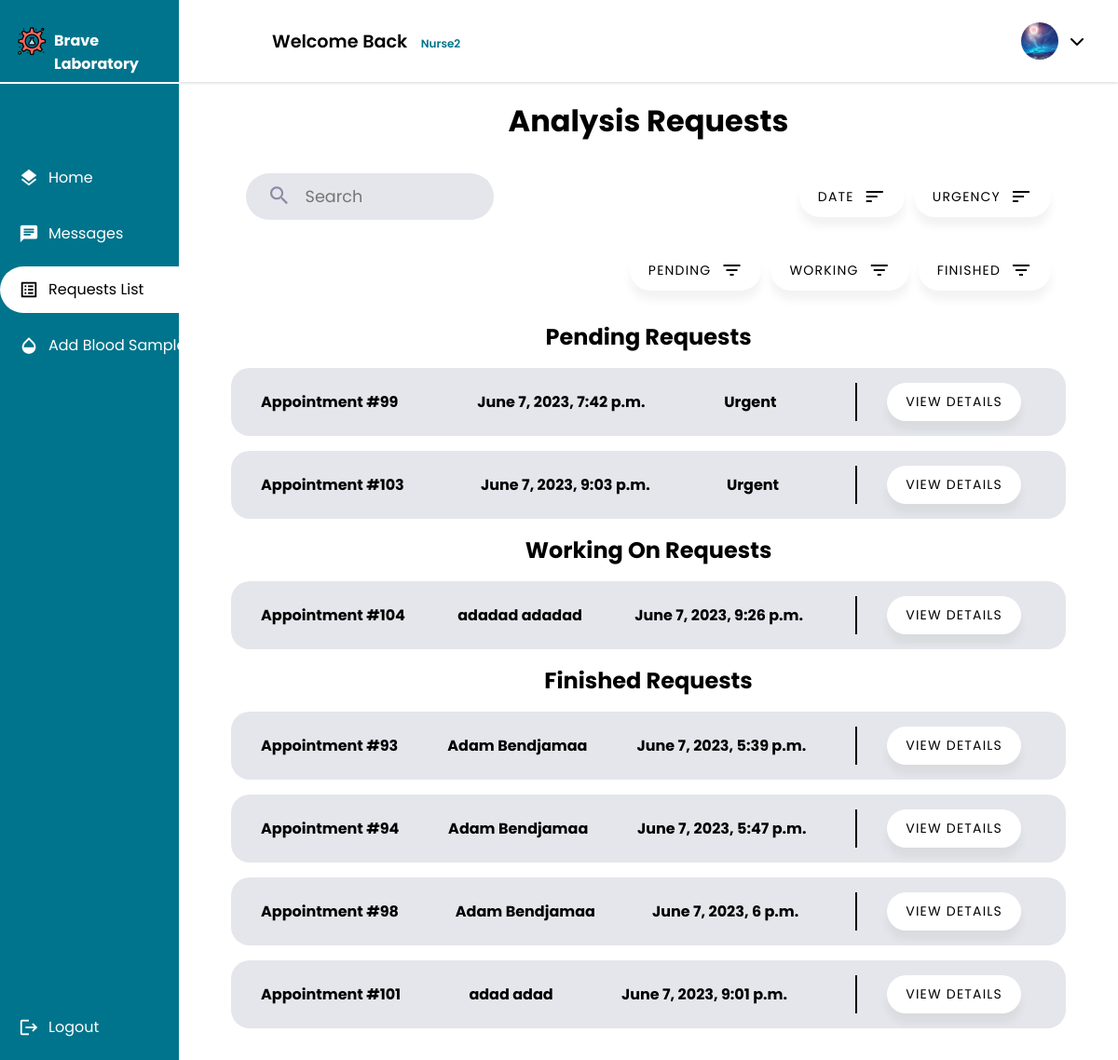
/nurse/requests/ (signed in), run on an earlier commit of the app's database.
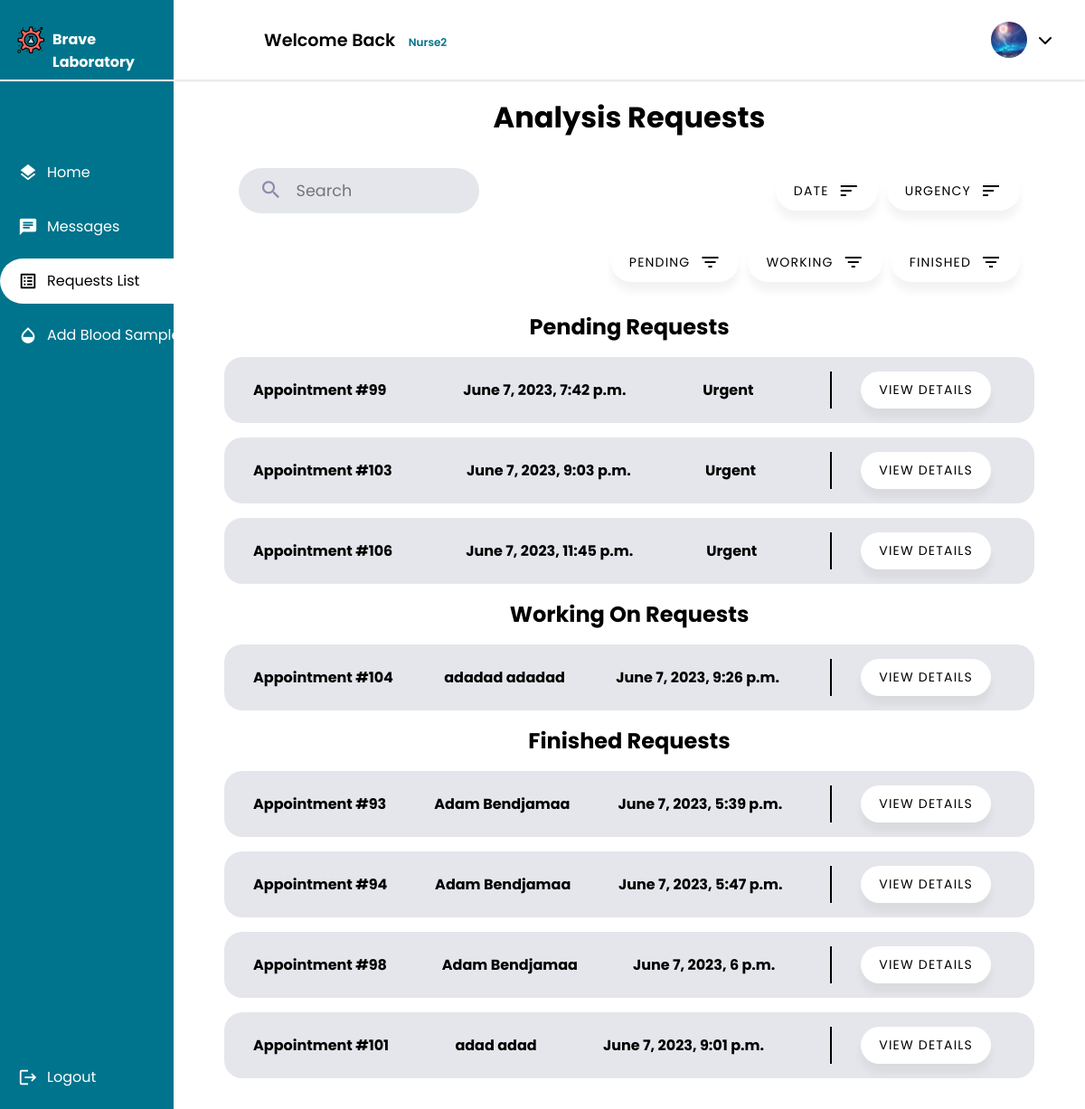
And on a later commit of the database.
### main_home/models.py (models this page shows, shortened)
class AnalysisRequest(models.Model):
    PENDING = 'pending'
    WORKING_ON = 'working-on'
    FINISHED = 'finished'
    STATUS_CHOICES = [
        (PENDING, 'Pending'),
        (WORKING_ON, 'Working On'),
        (FINISHED, 'Finished'),
    ]
    appointment = models.OneToOneField(Appointment, on_delete=models.CASCADE)
    nurse = models.ForeignKey(Nurse, on_delete=models.CASCADE)
    tests = models.ManyToManyField(Test)
    creation_time = models.DateTimeField(auto_now_add=True)
    start_time = models.DateTimeField(null=True, blank=True)
    finish_time = models.DateTimeField(null=True, blank=True)
    accepted = models.BooleanField(default=False)
    finished = models.BooleanField(default=False)
    status =  models.CharField(max_length=45, choices=STATUS_CHOICES, default=PENDING)
    class Meta:
        db_table = 'analysis_request'

class Appointment(models.Model):
    UPCOMING = 'Upcoming'
    TOMORROW = 'Tommorow'
    TODAY = 'Today'
    OVERDUE = 'Overdue'
    STATUS_CHOICES = [
        (UPCOMING, 'Upcoming'),
        (TOMORROW, 'Tommorow'),
        (TODAY, 'Today'),
        (OVERDUE, 'Overdue'),
    ]
    client = models.ForeignKey(Client, on_delete=models.CASCADE)
    tests_requested = models.ManyToManyField(TestOffered)
    date = models.DateField(validators=[validate_date_not_past])
    description = models.CharField(max_length=1000,blank=True)
    document = models.ImageField(null=True,blank=True,upload_to='medical_documents')
    total_price = models.DecimalField(max_digits=10, decimal_places=2)
    payment_status = models.BooleanField(default=False)
    arrived = models.BooleanField(default=False)
    cancelled = models.BooleanField(default=False)
    performed = models.BooleanField(default=False)
    urgent = models.BooleanField(default=False)
    class Meta:
        db_table = 'appointment'

### client/models.py (models this page shows, shortened)
class Client(models.Model):
    GENDERS =[
        ('M','Male'),
        ('F','Female')
    ]
    user = models.OneToOneField(User, primary_key = True, on_delete=models.CASCADE)
    phone_number = models.CharField(max_length=10,validators=[phone_regex])
    gender = models.CharField(max_length = 1 ,choices = GENDERS)
    address = models.CharField(max_length=50)
    policy = models.BooleanField(default = False)
    profile_pic = models.ImageField(default="default.png", upload_to="profile_pics")
    date_of_birth = models.DateField(default='2003-03-08')
    tests_made = models.PositiveIntegerField(default=0)
    class Meta():
        db_table = 'auth_client'

### nurse/views.py (the view, shortened to what this page needs)
# urls.py: path("requests/",views.request_list,name="auditor_request_list"),
@login_required
@permission_required('nurse.view_nurse', raise_exception=True)
def request_list(request):
    nurse = request.user.nurse
    analysis_requests = AnalysisRequest.objects.select_related('appointment__client').all().filter(nurse=nurse)
    if not (request.GET.get('urgency_sort')) and not (request.GET.get('date_sort')) :
        sort_date = 'True'
        sort_urgency = 'True'
    pending_requests = analysis_requests.filter(status=AnalysisRequest.PENDING)
    working_on_requests = analysis_requests.filter(status=AnalysisRequest.WORKING_ON)
    finished_requests = analysis_requests.filter(status=AnalysisRequest.FINISHED)
    state = request.GET.get('state')
    if state != "all" :
        if state == "pending" :
            context = {
                'pending_requests': pending_requests,
                'sort_urgency':sort_urgency,
                'sort_date':sort_date,
                'state':state,
            }
            return render(request,'nurse/request/request_list.html',context)
        if state == "working" :
            context = {
                'working_on_requests': working_on_requests,
                'sort_urgency':sort_urgency,
                'sort_date':sort_date,
                'state':state,
            }
            return render(request,'nurse/request/request_list.html',context)
        if state == "finished" :
            context = {
                'finished_requests': finished_requests,
                'sort_urgency':sort_urgency,
                'sort_date':sort_date,
                'state':state,
            }
            return render(request,'nurse/request/request_list.html',context)
    state = 'all'
    context = {
        'pending_requests': pending_requests,
        'working_on_requests': working_on_requests,
        'finished_requests': finished_requests,
        'sort_urgency':sort_urgency,
        'sort_date':sort_date,
        'state':state
    }
    return render(request,'nurse/request/request_list.html', context)

### nurse/templates/nurse/request/request_list.html (shortened to what the changed rows need)
{% extends 'nurse/nurse.html' %}
{% load static %}
{% block css_2 %}
<link rel="stylesheet" href="{% static 'css/list.css' %}">
{% endblock css_2 %}
{% block main %}
<div class="Container">
    <h1>Analysis Requests</h1>
    {% if pending_requests %}
    <h2>Pending Requests</h2>
        <ul>
            {% for request in pending_requests %}
                <li class="app1">
                    <span><strong>Appointment #{{ request.appointment.id }}</strong></span>
                    <span><strong>{{ request.creation_time }}</strong></span>
                    <span><strong>{% if request.appointment.urgent %}Urgent{%else%}Normal {% endif %} </strong></span>
                    <div class="buttons">
                    <button class="list-button"><a class="list-links" href="{% url 'request_detail' request.id %}">View Details</a></button>
                    </div>
                </li>
            {% endfor %}
        </ul>
    {% endif %}
    {% if working_on_requests %}
    <h2>Working On Requests</h2>
        <ul>
            {% for request in working_on_requests %}
                <li class="app1">
                    <span><strong>Appointment #{{ request.appointment.id }}</strong></span>
                    <span><strong>{{ request.appointment.client.user.first_name }}
                        {{ request.appointment.client.user.last_name }}</strong></span>
                    <span><strong>{{ request.creation_time }}</strong></span>
                    <div class="buttons">
                    <button class="list-button"><a class="list-links" href="{% url 'request_detail' request.id %}">View Details</a></button>
                    </div>
                </li>
            {% endfor %}
        </ul>
    {% endif %}
    {% if finished_requests %}
    <h2>Finished Requests</h2>
        <ul>
            {% for request in finished_requests %}
                <li class="app1">
                    <span><strong>Appointment #{{ request.appointment.id }}</strong></span>
                    <span><strong>{{ request.appointment.client.user.first_name }}
                        {{ request.appointment.client.user.last_name }}</strong></span>
                    <span><strong>{{ request.creation_time }}</strong></span>
                    <div class="buttons">
                    <button class="list-button"><a class="list-links" href="{% url 'request_detail' request.id %}">View Details</a></button>
                    </div>
                </li>
            {% endfor %}
        </ul>
    {% endif %}
</div>
{% endblock main %}

What changed in the data, as far as the page shows it:
added AnalysisRequest: appointment.id "106", creation_time "June 7, 2023, 11:45 p.m.", shows "Urgent", shown under "Pending Requests"
